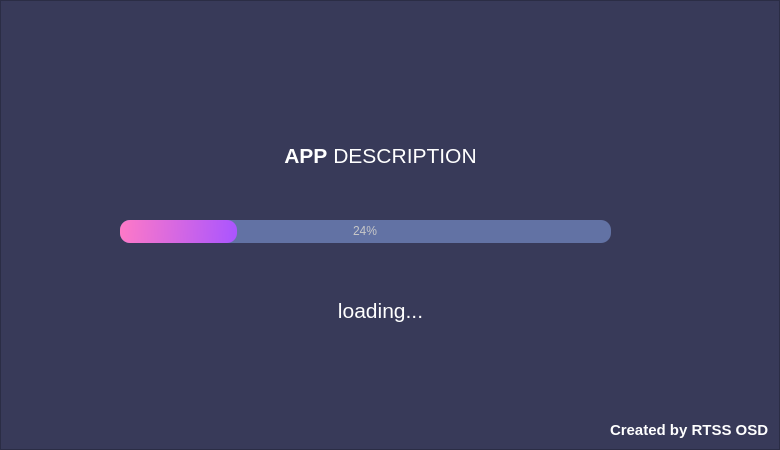
<?xml version="1.0" encoding="UTF-8"?>
<ui version="4.0">
 <class>MainWindow</class>
 <widget class="QMainWindow" name="MainWindow">
  <property name="geometry">
   <rect>
    <x>0</x>
    <y>0</y>
    <width>780</width>
    <height>450</height>
   </rect>
  </property>
  <property name="windowTitle">
   <string>MainWindow</string>
  </property>
  <widget class="QWidget" name="centralwidget">
   <widget class="QFrame" name="frame">
    <property name="geometry">
     <rect>
      <x>0</x>
      <y>0</y>
      <width>780</width>
      <height>450</height>
     </rect>
    </property>
    <property name="styleSheet">
     <string notr="true">QFrame {	
	background-color: rgb(56, 58, 89);	
	color: rgb(220, 220, 220);
	
}</string>
    </property>
    <property name="frameShape">
     <enum>QFrame::StyledPanel</enum>
    </property>
    <property name="frameShadow">
     <enum>QFrame::Raised</enum>
    </property>
    <widget class="QProgressBar" name="progressBar">
     <property name="geometry">
      <rect>
       <x>120</x>
       <y>220</y>
       <width>491</width>
       <height>23</height>
      </rect>
     </property>
     <property name="styleSheet">
      <string notr="true">QProgressBar {
	
	background-color: rgb(98, 114, 164);
	color: rgb(200, 200, 200);
	border-style: none;
	border-radius: 10px;
	text-align: center;
}
QProgressBar::chunk{
	border-radius: 10px;
	background-color: qlineargradient(spread:pad, x1:0, y1:0.511364, x2:1, y2:0.523, stop:0 rgba(254, 121, 199, 255), stop:1 rgba(170, 85, 255, 255));
}</string>
     </property>
     <property name="value">
      <number>24</number>
     </property>
    </widget>
    <widget class="QLabel" name="label_2">
     <property name="geometry">
      <rect>
       <x>530</x>
       <y>50</y>
       <width>221</width>
       <height>51</height>
      </rect>
     </property>
     <property name="text">
      <string/>
     </property>
     <property name="pixmap">
      <pixmap>rane.png</pixmap>
     </property>
    </widget>
    <widget class="QLabel" name="label_description">
     <property name="geometry">
      <rect>
       <x>50</x>
       <y>140</y>
       <width>661</width>
       <height>31</height>
      </rect>
     </property>
     <property name="font">
      <font>
       <family>MS Shell Dlg 2</family>
       <pointsize>16</pointsize>
       <weight>9</weight>
       <italic>false</italic>
       <bold>false</bold>
      </font>
     </property>
     <property name="styleSheet">
      <string notr="true">background-color: none;

font: 75 16pt &quot;MS Shell Dlg 2&quot;;
color: rgb(255, 255, 255);</string>
     </property>
     <property name="text">
      <string>&lt;strong&gt;APP&lt;/strong&gt; DESCRIPTION</string>
     </property>
     <property name="alignment">
      <set>Qt::AlignCenter</set>
     </property>
    </widget>
    <widget class="QLabel" name="label_loading">
     <property name="geometry">
      <rect>
       <x>270</x>
       <y>290</y>
       <width>221</width>
       <height>41</height>
      </rect>
     </property>
     <property name="font">
      <font>
       <family>MS Shell Dlg 2</family>
       <pointsize>16</pointsize>
       <weight>9</weight>
       <italic>false</italic>
       <bold>false</bold>
      </font>
     </property>
     <property name="styleSheet">
      <string notr="true">background-color: none;

font: 75 16pt &quot;MS Shell Dlg 2&quot;;
color: rgb(255, 255, 255);</string>
     </property>
     <property name="text">
      <string>loading...</string>
     </property>
     <property name="alignment">
      <set>Qt::AlignCenter</set>
     </property>
    </widget>
    <widget class="QLabel" name="label_5">
     <property name="geometry">
      <rect>
       <x>610</x>
       <y>420</y>
       <width>161</width>
       <height>20</height>
      </rect>
     </property>
     <property name="font">
      <font>
       <pointsize>11</pointsize>
       <weight>75</weight>
       <bold>true</bold>
      </font>
     </property>
     <property name="styleSheet">
      <string notr="true">background-color: none;
color: rgb(255, 255, 255);
</string>
     </property>
     <property name="text">
      <string>Created by RTSS OSD</string>
     </property>
    </widget>
   </widget>
  </widget>
 </widget>
 <resources/>
 <connections/>
</ui>
